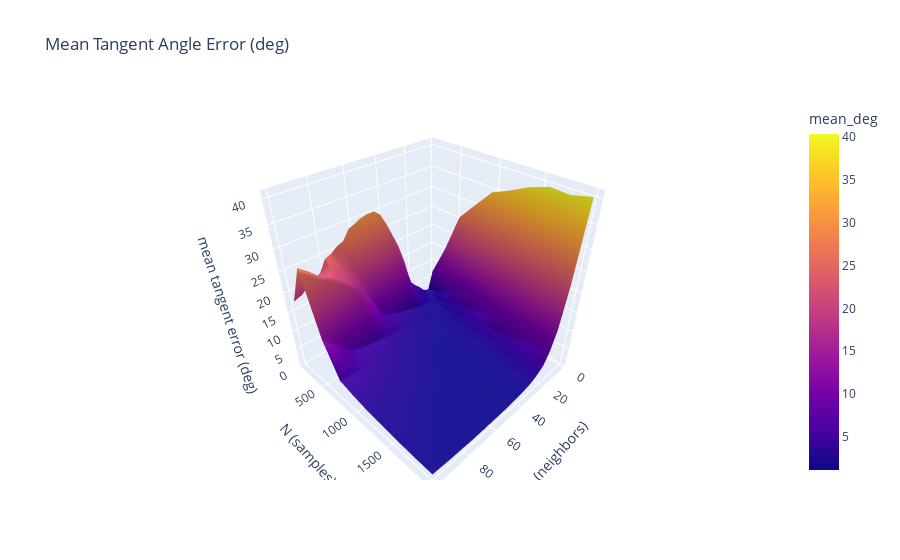
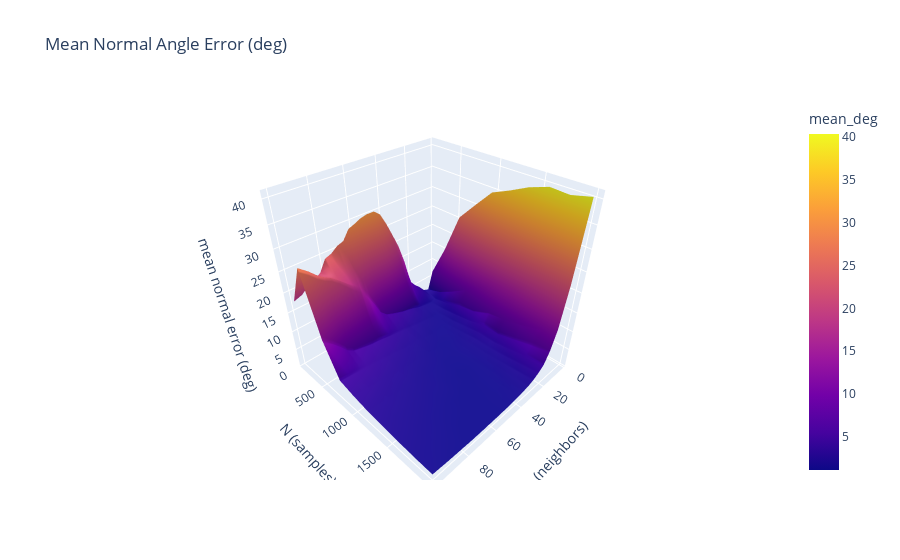

The notebook cell saved with these charts, in order:
### Code cell
fig = plot_surface_tangent_error(results)
fig.show()

fig = plot_surface_normal_error(results)
fig.show()

### Figure 1 — Plotly figure (JSON) as saved in the notebook; plotly's stock layout.template omitted (floating-point values rounded to 4 significant figures; data arrays with more than 128 entries replaced by an {"elided": "..."} marker saying what was removed)
{"data": [{"colorbar": {"title": {"text": "mean_deg"}}, "type": "surface", "x": {"elided": "10x25 int values"}, "y": {"elided": "10x25 int values"}, "z": {"elided": "10x25 float values"}}], "layout": {"scene": {"xaxis": {"title": {"text": "k (neighbors)"}}, "yaxis": {"title": {"text": "N (samples)"}}, "zaxis": {"title": {"text": "mean tangent error (deg)"}}}, "title": {"text": "Mean Tangent Angle Error (deg)"}}}

### Figure 2 — Plotly figure (JSON) as saved in the notebook; plotly's stock layout.template omitted (floating-point values rounded to 4 significant figures; data arrays with more than 128 entries replaced by an {"elided": "..."} marker saying what was removed)
{"data": [{"colorbar": {"title": {"text": "mean_deg"}}, "type": "surface", "x": {"elided": "10x25 int values"}, "y": {"elided": "10x25 int values"}, "z": {"elided": "10x25 float values"}}], "layout": {"scene": {"xaxis": {"title": {"text": "k (neighbors)"}}, "yaxis": {"title": {"text": "N (samples)"}}, "zaxis": {"title": {"text": "mean normal error (deg)"}}}, "title": {"text": "Mean Normal Angle Error (deg)"}}}
